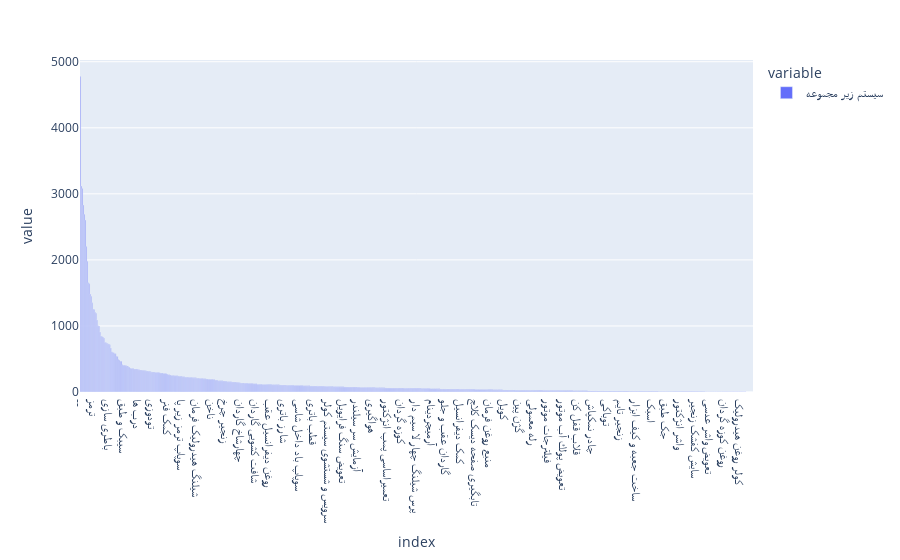

The code cell stored with this chart in its notebook:
### Code cell
px.bar(tamirat_data['سیستم زیر مجموعه'].value_counts())

### Figure 1 — Plotly figure (JSON) as saved in the notebook; plotly's stock layout.template omitted (floating-point values rounded to 4 significant figures; data arrays with more than 128 entries replaced by an {"elided": "..."} marker saying what was removed)
{"data": [{"alignmentgroup": "True", "hovertemplate": "variable=سیستم زیر مجموعه<br>index=%{x}<br>value=%{y}<extra></extra>", "legendgroup": "سیستم زیر مجموعه", "marker": {"color": "#636efa", "pattern": {"shape": ""}}, "name": "سیستم زیر مجموعه", "offsetgroup": "سیستم زیر مجموعه", "orientation": "v", "showlegend": true, "textposition": "auto", "type": "bar", "x": {"elided": "688 str values"}, "xaxis": "x", "y": {"elided": "688 int values"}, "yaxis": "y"}], "layout": {"barmode": "relative", "legend": {"title": {"text": "variable"}, "tracegroupgap": 0}, "margin": {"t": 60}, "xaxis": {"anchor": "y", "domain": [0, 1], "title": {"text": "index"}}, "yaxis": {"anchor": "x", "domain": [0, 1], "title": {"text": "value"}}}}
